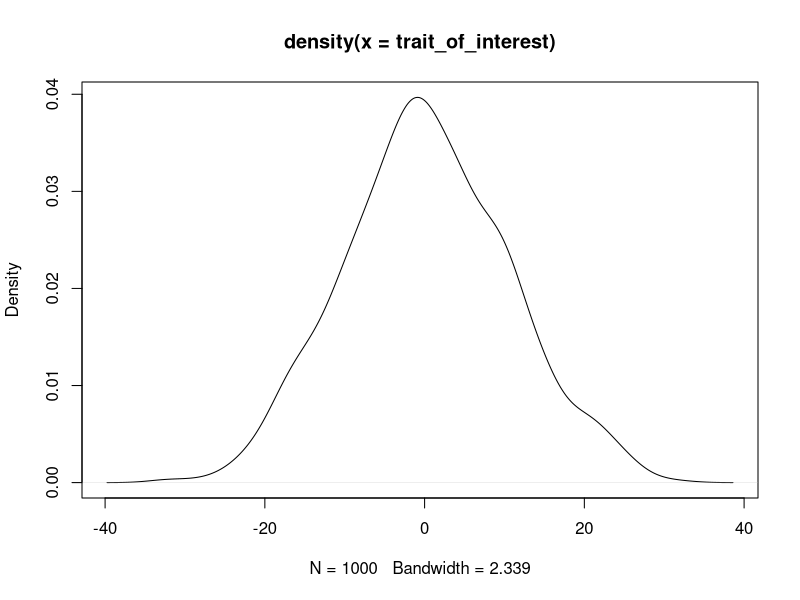
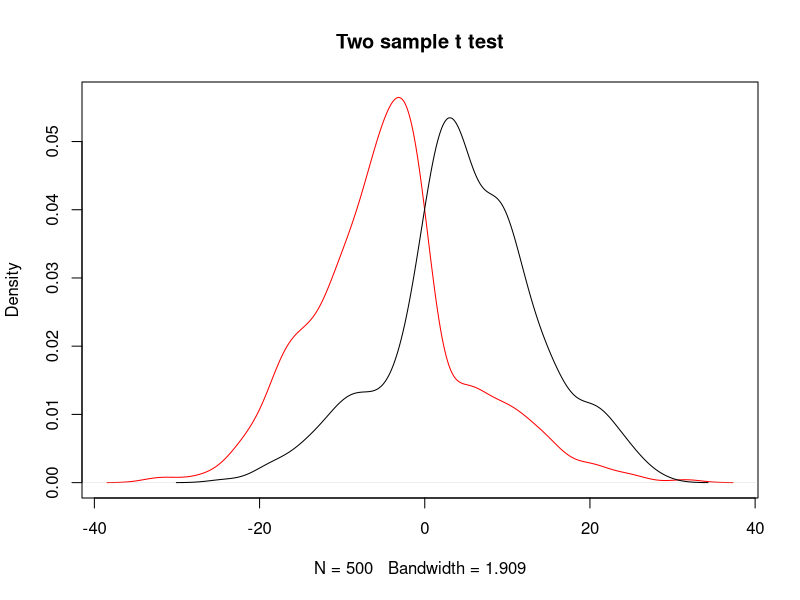
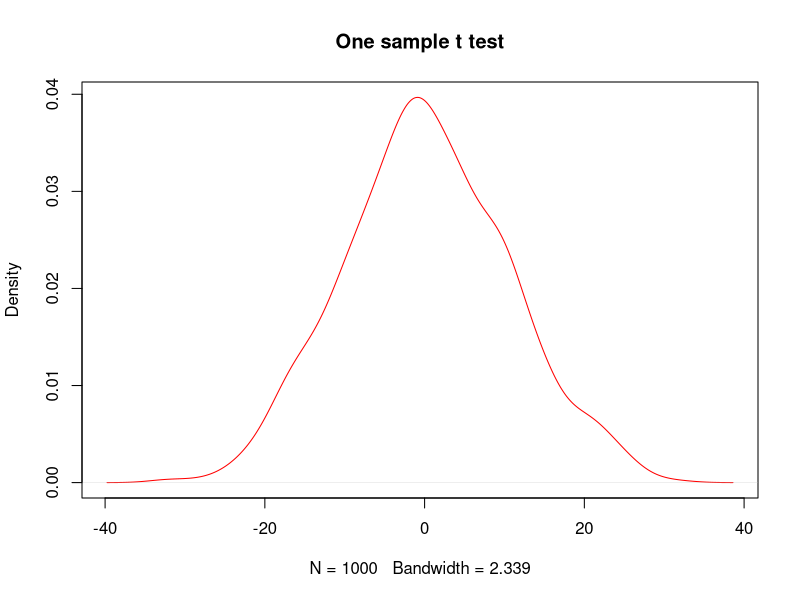
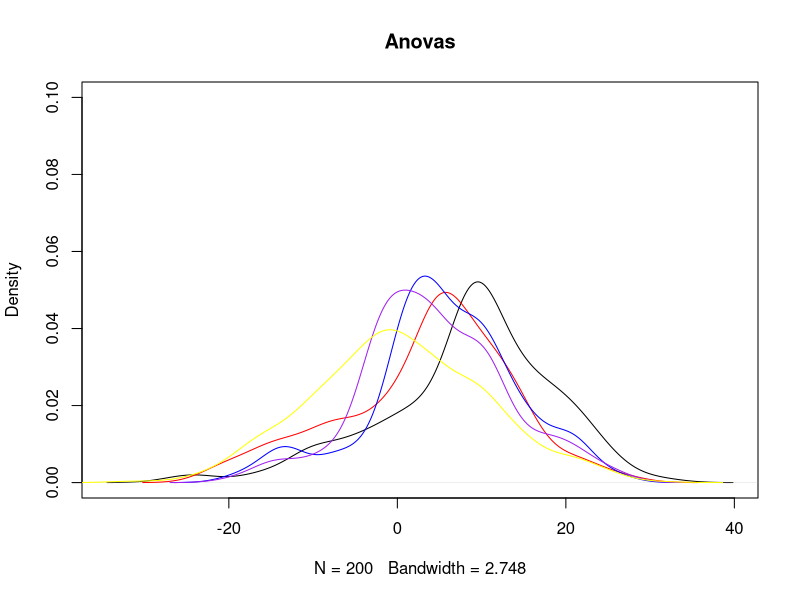
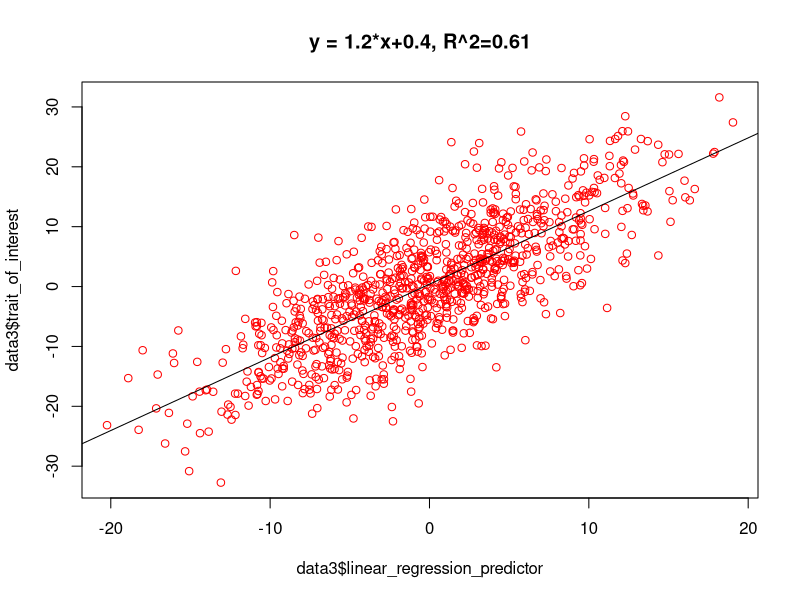

Write R code to recreate these figures, in order.
## ---- chunk 1
knitr::opts_chunk$set(echo = TRUE)
## ---- chunk 2

rnorm(1000, 0, 10)->trait_of_interest ### change this to be a trait that you're actually interested in, with an appropriate distribution! 

plot(density(trait_of_interest))
min(trait_of_interest)
max(trait_of_interest)

## ---- chunk 3

yes<-sample(trait_of_interest, 500, replace=FALSE, prob = ifelse(trait_of_interest>0, 0.95, 0.15)) #### play with this line! Is the test statistically significant. When is it not?
predictor_t.test<-(trait_of_interest %in% yes)

cbind.data.frame(trait_of_interest, predictor_t.test)->data

mean(data[which(data$predictor_t.test==TRUE),1])
mean(data[which(data$predictor_t.test==FALSE),1])
t.test(trait_of_interest~predictor_t.test, data=data) ### this does a two sample t-test. What would a one sample t test be testing? How would you do that?

### plots our two samples for distribution
plot(density(data[which(data$predictor_t.test==FALSE),1]), col="red", main="Two sample t test")
lines(density(data[which(data$predictor_t.test==TRUE),1]), ylim=c(0, 0.1), xlim=c(-20,20), main="Two Sample T test")

###plot one sample distribution
plot(density(data$trait_of_interest), col="red", main="One sample t test")
t.test(data$trait_of_interest) ### what is this test doing?


## ---- chunk 4

test1<-sample(trait_of_interest, 200, replace=FALSE, prob = ifelse(trait_of_interest>7, 0.95, 0.15))
test2<-sample(trait_of_interest[which(trait_of_interest %in% test1 == FALSE)], 200, replace=FALSE, prob = ifelse(trait_of_interest[which(trait_of_interest %in% test1 == FALSE)] >4, 0.95, 0.15))
test3<-sample(trait_of_interest[which(trait_of_interest %in% test2 == FALSE | trait_of_interest %in% test1 ==FALSE)], 200, replace=FALSE, prob = ifelse(trait_of_interest[which(trait_of_interest %in% test2 == FALSE | trait_of_interest %in% test1 == FALSE)] >0, 0.95, 0.15))
test4<-sample(trait_of_interest[which(trait_of_interest %in% test2 == FALSE | trait_of_interest %in% test1 ==FALSE | trait_of_interest %in% test3 == FALSE)], 200, replace=FALSE, prob = ifelse(trait_of_interest[which(trait_of_interest %in% test2 == FALSE | trait_of_interest %in% test1 ==FALSE | trait_of_interest %in% test3 == FALSE)] >-4, 0.95, 0.15))
test5<-trait_of_interest[which(trait_of_interest %in% test1 == FALSE| trait_of_interest %in% test2 == FALSE | trait_of_interest %in% test3 == FALSE | trait_of_interest %in% test4 == FALSE)]


plot(density(test1), ylim=c(0, 0.1), main="Anovas")
lines(density(test2), col="red")
lines(density(test3), col="blue")
lines(density(test4), col="purple")
lines(density(test5), col="yellow")


anova_predictor<-data.frame(ifelse(trait_of_interest %in% test1 == TRUE, "group1", ifelse(trait_of_interest %in% test2 == TRUE, "group2", ifelse(trait_of_interest %in% test3 == TRUE, "group3", ifelse(trait_of_interest %in% test4 == TRUE, "group4", "group5")))))

data2<-cbind.data.frame(data, anova_predictor)
names(data2)<-c("trait_of_interest", "predictor_t.test", "anova_predictor")


anova(aov(trait_of_interest~anova_predictor, data=data2)) ### what does this do?

anova(lm(trait_of_interest~anova_predictor, data=data2)) ### what does this do? 
summary(aov(trait_of_interest~anova_predictor, data=data2)) ### what does this do? What do you notice about the last three tests?

### what information is missing here that you wished you had to understand your study better?
analysis_of_variance<-aov(trait_of_interest~anova_predictor, data=data2) ##name the model to keep it for downstream
TukeyHSD(analysis_of_variance, conf.level = 0.95) ### what does this do, and where are the differences?

## ---- chunk 5

linear_regression_predictor<-0.5*trait_of_interest+rnorm(1000, 0, 4) ### change these numbers!! Remember that this is backwards from how we did this on day 1, so the slope should go the other way!
data3<-cbind(data2, linear_regression_predictor)

lm<-lm(trait_of_interest~linear_regression_predictor, data=data3)
summary(lm)### what is the output here? What are we interested in understanding from this model? How do we get m? How do we get the intercept?

eq = paste0("y = ", round(lm$coefficients[2],1), "*x", "+",round(lm$coefficients[1],1), ", R^2=", round(summary(lm)$adj.r.squared, digits=3))
plot(data3$linear_regression_predictor, data3$trait_of_interest, col="red", main=eq)
abline(lm, col="black")

### with the same data:
cor.test(data3$trait_of_interest, data3$linear_regression_predictor) ### compare the sample estimate to the 1) simulated effect sizes and 2) to the estimated effect size 
### how does the correlation estimate change when you change line 104?
